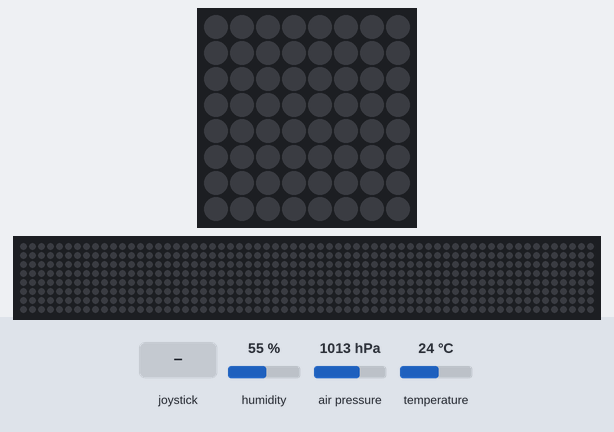
A program run on a simulated Raspberry Pi (BCM pin numbers) with a Sense HAT. Parts: the Sense HAT's 8×8 RGB LED matrix, a strip that is not on the board, showing the scrolling text unrolled. The inputs (shaded band) are chosen by the test bench; at power-on: air pressure 1013 hPa, humidity 55 %, temperature 24 °C. The 64×8 strip is a reading aid, not a part: it shows the text the matrix is scrolling, unrolled, one strip-width of it at a time; what the program prints to the terminal is not drawn.

Above: at 4.2 s.
4.3 s: joystick pushed up
At 5.36 s:
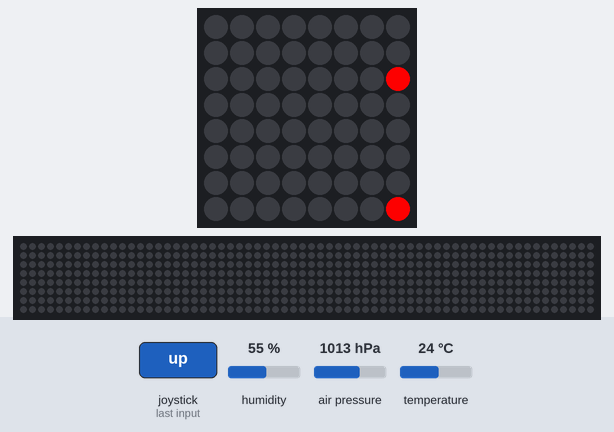
7.0 s: air pressure set to 952 hPa
At 8.95 s:
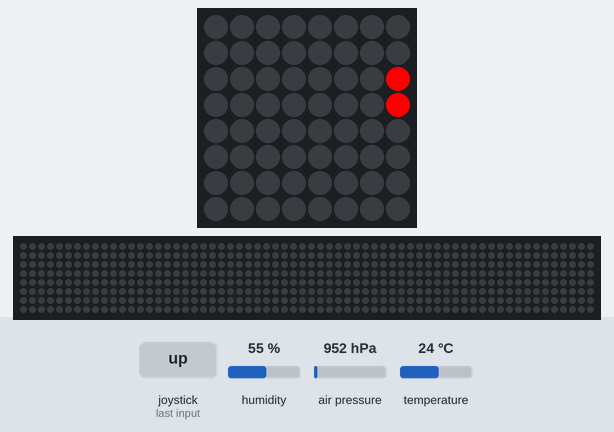
10.0 s: joystick pushed down
At 12.43 s:
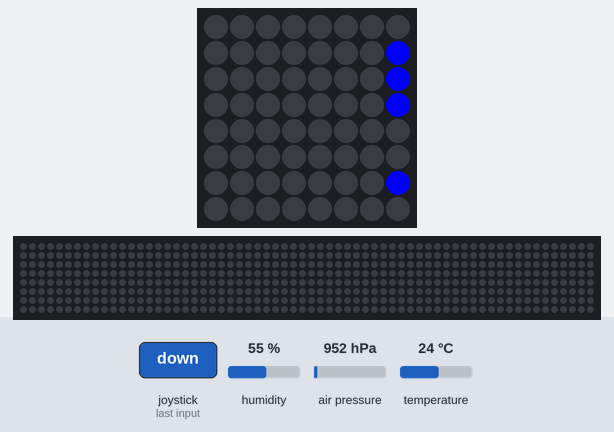
13.0 s: humidity set to 22 %
At 15.92 s:
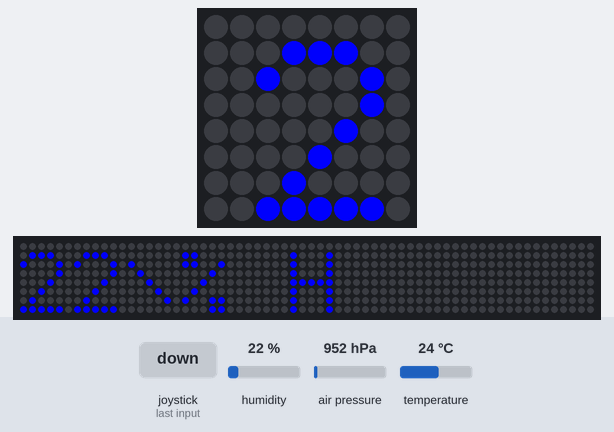
16.0 s: joystick clicked
At 18.9 s:
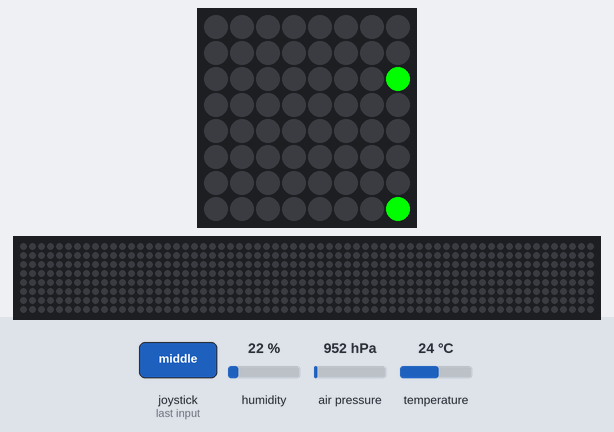

Measured:
- after the input at 4.3 s, the LEDs: change after 1.1 s (image 1)
- after the input at 10.0 s, the LEDs: first differ from a run without the input after 2.4 s (image 3)
- after the input at 16.0 s, the LEDs: first differ from a run without the input after 2.9 s (image 5)

The program:

room_diagnostics_local.py
```python
# Similar to room_diagnostics.py but here you use the joystick to select what sensor data you want to display on the 8x8 LED Matrix.
# Up for barometric pressure, down for humidity, and middle for thermometer, all in different colours so you can easily tell which is which.

#defining libraries
from sense_hat import SenseHat
from time import sleep
sense = SenseHat()
sense.clear()

#defining colours
black = (0, 0, 0)
red = (255, 0, 0)
green = (0, 255, 0)
blue = (0, 0, 255)

print("__________               __           __   __      __                              ")
print("\______   \ ____   ____ |  | __ _____/  |_/  \    /  \_____ _______   ____ ________")
print(" |       _//  _ \_/ ___\|  |/ // __ \   __\   \/\/   /\__  \\_  __ \_/ __ \\___   /")
print(" |    |   (  <_> )  \___|    <\  ___/|  |  \        /  / __ \|  | \/\  ___/ /    / ")
print(" |____|_  /\____/ \___  >__|_ \\___  >__|   \__/\  /  (____  /__|    \___  >_____\\")
print("        \/            \/     \/    \/            \/        \/            \/      \/")
print("                              Local Room Diagnostics                               ")

sleep(3)

#defining thermometer function to display on 8x8 led display on SenseHat
def thermometer():
	temp = sense.get_temperature()
	sleep(1)
	strtemp = (str(int(temp)))
	sense.show_message(strtemp + "degC", text_colour=green, back_colour=black, scroll_speed=0.05)

#defining barometric pressure measurement function to display on 8x8 led display on SenseHat
def barometric():
	pressure = sense.get_pressure()
	sleep(1)
	strpressure = (str(int(pressure)))
	sense.show_message(strpressure + "mbar", text_colour=red, back_colour=black, scroll_speed=0.05)

#defining humidity measurement function to display on 8x8 led display on SenseHat
def humidity():
	humid = sense.get_humidity()
	sleep(1)
	strhumid = (str(int(humid)))
	sense.show_message(strhumid + "\% H", text_colour=blue, back_colour=black, scroll_speed=0.05)


sense.stick.direction_up = barometric
sense.stick.direction_down = humidity
sense.stick.direction_middle = thermometer

#do it again
while True:
	pass
```
